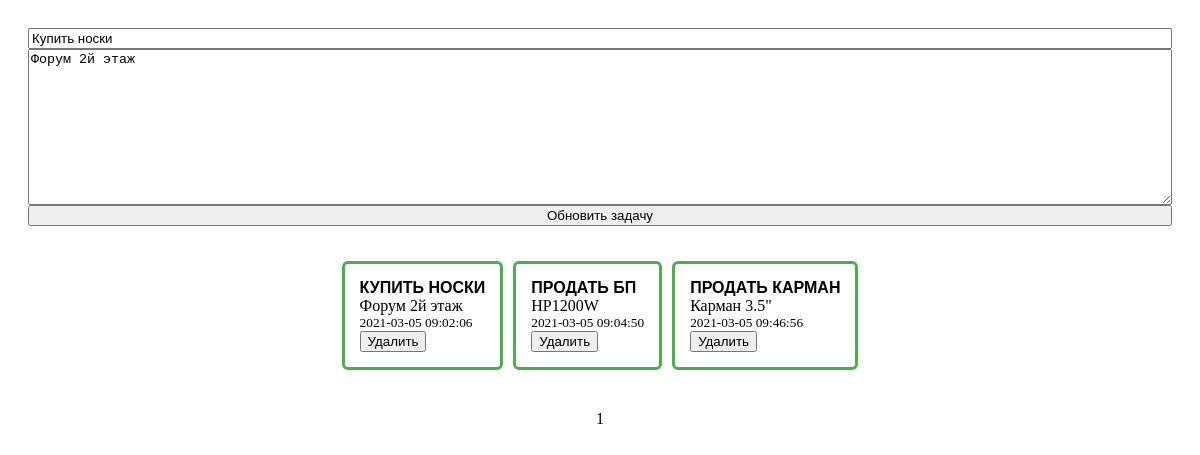
The app's page /?id=41 with its own data.
### tables this page shows
CREATE TABLE `task_list` (
  `id` int(128) NOT NULL,
  `title` varchar(256) NOT NULL,
  `description` varchar(1024) NOT NULL,
  `create_date` datetime NOT NULL
);

### Connection.php (called while the page is built, shortened)
<?php
class Connection
{
    public PDO $pdo;
    public function __construct()
    {
        $this->pdo = new PDO('mysql:server=localhost; dbname=task_list', 'root');
        $this->pdo->setAttribute(PDO::ATTR_ERRMODE, PDO::ERRMODE_EXCEPTION);
    }
    public function getNotesPagination($start, $limit)
    {
        $statment = $this->pdo->prepare("SELECT SQL_CALC_FOUND_ROWS id, title, description, create_date FROM task_list LIMIT {$start}, {$limit}");
        $statment->execute();
        return $statment = $statment->fetchAll(PDO::FETCH_ASSOC);
    }
    public function getTotalPagesPagination($limit)
    {
        $total = $this->pdo->query("SELECT FOUND_ROWS() as total")->fetch()['total'];
        return $pages = ceil($total / $limit);
    }
    public function getNoteById($id): array
    {
        $statment = $this->pdo->prepare("SELECT * FROM task_list WHERE id = :id");
        $statment->bindValue('id', $id);
        $statment->execute();
        return $statment->fetch(PDO::FETCH_ASSOC);
    }
}
return new Connection();

### index.php (the view, shortened to what this page needs)
<?php
$connection = require_once './Connection.php';
$currentNote = [
    'id' => '',
    'title' => '',
    'description' => '',
];
if (isset($_GET['id'])) {
    $currentNote = $connection->getNoteById($_GET['id']);
}
$limit = '3';
$start = '';
if ($page = isset($_GET['page']) ? (int)$_GET['page'] : 1) {
    $start = ($page > 1) ? ($page * $limit) - $limit : 0;
}
$pages = $connection->getTotalPagesPagination($limit);
$tasks = $connection->getNotesPagination($start, $limit);
?>
<!doctype html>
<html lang="en" xmlns="http://www.w3.org/1999/html">
<head>
    <link rel="stylesheet" href="cssflex.css">
</head>
<body>
<div>
    <form class="new-task-list" action="save.php" method="post">
        <input type="text" name="title" placeholder="Задача" autocomplete="off"
               value="<?php echo $currentNote['title'] ?>">
        <textarea name="description" rows="10" placeholder="Описание"><?php echo $currentNote['description'] ?>
        </textarea>
        <button>
            <?php if ($currentNote['id']): ?>
                Обновить задачу
            <?php else: ?>
                Добавить задачу
            <?php endif; ?>
        </button>
    </form>
    <div class="tasks-added">
        <?php foreach ($tasks as $task): ?>
            <div class="task">
                <div class="title">
                    <a href="?id=<?php echo $task['id'] ?>"><?php echo $task['title']; ?></a>
                </div>
                <div class="description">
                    <?php echo $task['description'] ?>
                </div>
                <small><?php echo $task['create_date'] ?></small>
                <form action="delete.php" method="post">
                    <button class="close">Удалить</button>
                </form>
            </div>
        <?php endforeach; ?>
    </div>
    <div class="pagination">
        <?php for ($x = 1; $x <= $pages; $x++): ?>
            <a href="?page=<?php echo $x; ?>"><?php echo $x; ?></a>
        <?php endfor; ?>
    </div>
</body>
</html>

### cssflex.css (style rules this page uses)
.new-task-list { display: flex; flex-direction: column; margin-bottom: 10px; padding: 20px; }
.tasks-added { display: flex; flex-direction: row; justify-content: center; }
.task { display: flex; flex-direction: column; border-style: solid; border-radius: 6px; border-color: #4CAE50; padding: 15px; margin: 5px; }
.task .title a { margin-bottom: 10px; font-weight: bold; text-transform: uppercase; text-align: center; font-family: Arial; color: black; }
a:link { text-decoration: none; }
.pagination { height: 3em; display: flex; align-items: center; justify-content: center; margin: 20px; }
.pagination a { color: black; float: left; padding: 8px 16px; text-decoration: none; }

### records on screen
task_list: title "Купить носки", description "Форум 2й этаж", title "КУПИТЬ НОСКИ", create_date "2021-03-05 09:02:06"
task_list: title "ПРОДАТЬ БП", description "HP1200W", create_date "2021-03-05 09:04:50"
task_list: title "ПРОДАТЬ КАРМАН", description "Карман 3.5\"", create_date "2021-03-05 09:46:56"
